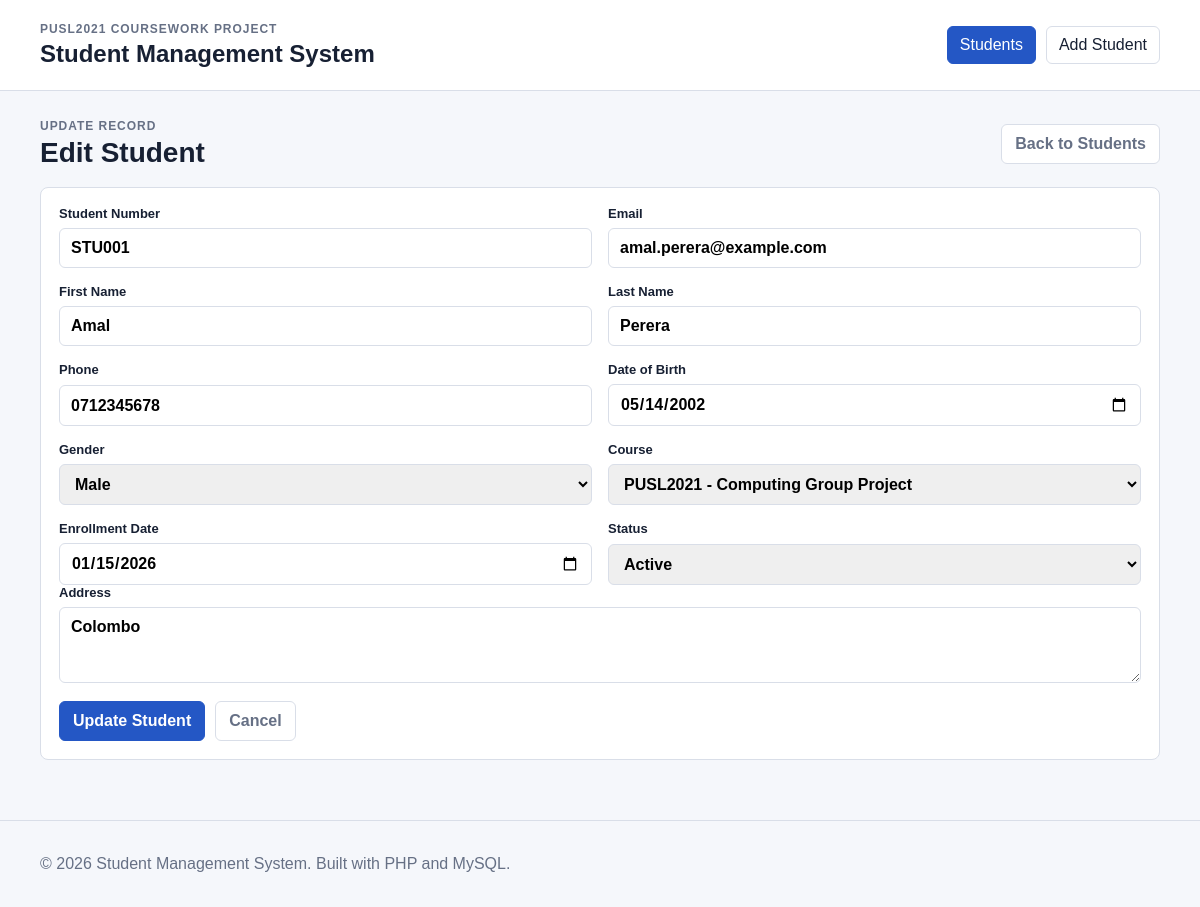
Screenshot of /students/edit.php?id=1 with the database file from the repository.
### tables this page shows
CREATE TABLE students (
    id INT AUTO_INCREMENT PRIMARY KEY,
    student_no VARCHAR(20) NOT NULL UNIQUE,
    first_name VARCHAR(50) NOT NULL,
    last_name VARCHAR(50) NOT NULL,
    email VARCHAR(120) NOT NULL UNIQUE,
    phone VARCHAR(20) NULL,
    date_of_birth DATE NULL,
    gender ENUM('Male', 'Female', 'Other') NOT NULL DEFAULT 'Other',
    address VARCHAR(255) NULL,
    course_id INT NOT NULL,
    enrollment_date DATE NOT NULL,
    status ENUM('Active', 'Inactive', 'Graduated') NOT NULL DEFAULT 'Active',
    created_at TIMESTAMP DEFAULT CURRENT_TIMESTAMP,
    updated_at TIMESTAMP DEFAULT CURRENT_TIMESTAMP ON UPDATE CURRENT_TIMESTAMP,
    CONSTRAINT fk_students_course
        FOREIGN KEY (course_id)
        REFERENCES courses(id)
        ON UPDATE CASCADE
        ON DELETE RESTRICT
);

CREATE TABLE courses (
    id INT AUTO_INCREMENT PRIMARY KEY,
    course_code VARCHAR(20) NOT NULL UNIQUE,
    course_name VARCHAR(100) NOT NULL,
    created_at TIMESTAMP DEFAULT CURRENT_TIMESTAMP
);

### includes/functions.php (called while the page is built, shortened)
<?php
function e(mixed $value): string
{
    return htmlspecialchars((string) $value, ENT_QUOTES, 'UTF-8');
}
function get_courses(PDO $pdo): array
{
    $stmt = $pdo->query(
        'SELECT id, course_code, course_name
         FROM courses
         ORDER BY course_name'
    );
    return $stmt->fetchAll();
}
function find_student(PDO $pdo, int $id): ?array
{
    $stmt = $pdo->prepare(
        'SELECT s.*, c.course_code, c.course_name
         FROM students s
         INNER JOIN courses c ON c.id = s.course_id
         WHERE s.id = :id'
    );
    $stmt->execute(['id' => $id]);
    $student = $stmt->fetch();
    return $student ?: null;
}
function field_value(array $data, string $key, string $default = ''): string
{
    return (string) ($data[$key] ?? $default);
}

### students/_form.php (the view, shortened to what this page needs)
<?php
$genders = ['Male', 'Female', 'Other'];
$statuses = ['Active', 'Inactive', 'Graduated'];
?>
<form class="form-card" method="post" action="<?= e($formAction) ?>">
    <div class="grid-2">
        <label>
            <span>Student Number</span>
            <input type="text" name="student_no"
                   value="<?= e(field_value($student, 'student_no')) ?>"
                   placeholder="STU004">
        </label>
        <label>
            <span>Email</span>
            <input type="email" name="email"
                   value="<?= e(field_value($student, 'email')) ?>"
                   placeholder="student@example.com">
        </label>
        <label>
            <span>First Name</span>
            <input type="text" name="first_name"
                   value="<?= e(field_value($student, 'first_name')) ?>">
        </label>
        <label>
            <span>Last Name</span>
            <input type="text" name="last_name"
                   value="<?= e(field_value($student, 'last_name')) ?>">
        </label>
        <label>
            <span>Phone</span>
            <input type="text" name="phone"
                   value="<?= e(field_value($student, 'phone')) ?>"
                   placeholder="0712345678">
        </label>
        <label>
            <span>Date of Birth</span>
            <input type="date" name="date_of_birth"
                   value="<?= e(field_value($student, 'date_of_birth')) ?>">
        </label>
        <label>
            <span>Gender</span>
            <select name="gender">
                <?php foreach ($genders as $gender): ?>
                    <option value="<?= e($gender) ?>"
                        <?= field_value($student, 'gender', 'Other') === $gender ? 'selected' : '' ?>>
                        <?= e($gender) ?>
                    </option>
                <?php endforeach; ?>
            </select>
        </label>
        <label>
            <span>Course</span>
            <select name="course_id">
                <?php foreach ($courses as $course): ?>
                    <option value="<?= e($course['id']) ?>"
                        <?= (int) field_value($student, 'course_id', '0') === (int) $course['id'] ? 'selected' : '' ?>>
                        <?= e($course['course_code'] . ' - ' . $course['course_name']) ?>
                    </option>
                <?php endforeach; ?>
            </select>
        </label>
        <label>
            <span>Enrollment Date</span>
            <input type="date" name="enrollment_date"
                   value="<?= e(field_value($student, 'enrollment_date', date('Y-m-d'))) ?>">
        </label>
        <label>
            <span>Status</span>
            <select name="status">
                <?php foreach ($statuses as $item): ?>
                    <option value="<?= e($item) ?>"
                        <?= field_value($student, 'status', 'Active') === $item ? 'selected' : '' ?>>
                        <?= e($item) ?>
                    </option>
                <?php endforeach; ?>
            </select>
        </label>
    </div>
    <label>
        <span>Address</span>
        <textarea name="address" rows="3"><?= e(field_value($student, 'address')) ?></textarea>
    </label>
    <div class="form-actions">
        <button class="button primary" type="submit"><?= e($buttonText) ?></button>
        <a class="button muted" href="index.php">Cancel</a>
    </div>
</form>

### assets/css/styles.css (style rules this page uses)
:root { --ink: #172033; --muted: #667085; --line: #d9dee8; --surface: #ffffff; --page: #f5f7fb; --primary: #2457c5; --primary-dark: #183d8d; --danger: #b42318; --success-bg: #e8f6ee; --success-text: #11633a; --error-bg: #fff1f0; --error-text: #b42318; }
* { box-sizing: border-box; }
body { margin: 0; font-family: Arial, Helvetica, sans-serif; color: var(--ink); background: var(--page); }
a { color: var(--primary); text-decoration: none; }
.panel, .form-card { background: var(--surface); border: 1px solid var(--line); border-radius: 8px; margin-bottom: 18px; padding: 18px; }
label { display: grid; gap: 7px; font-weight: 700; }
label span { font-size: 13px; }
input, select, textarea { width: 100%; border: 1px solid var(--line); border-radius: 6px; font: inherit; padding: 10px 11px; }
textarea { resize: vertical; }
.grid-2 { display: grid; grid-template-columns: repeat(2, minmax(0, 1fr)); gap: 16px; }
.form-actions { display: flex; align-items: center; gap: 10px; margin-top: 18px; }
.button { align-items: center; background: var(--surface); border: 1px solid var(--line); border-radius: 6px; color: var(--ink); cursor: pointer; display: inline-flex; font: inherit; font-weight: 700; justify-content: center; min-height: 40px; padding: 9px 13px; }
.button.primary { background: var(--primary); border-color: var(--primary); color: #fff; }
.button.muted { color: var(--muted); }

### rows the page displays
students: student_no "STU001", email "amal.perera@example.com", first_name "Amal", last_name "Perera", phone "0712345678", date_of_birth "05/14/2002", course_id "PUSL2021 - Computing Group Project", enrollment_date "01/15/2026", address "Colombo"

### other values shown
$buttonText "Update Student"
form field gender "Male"
form field status "Active"
